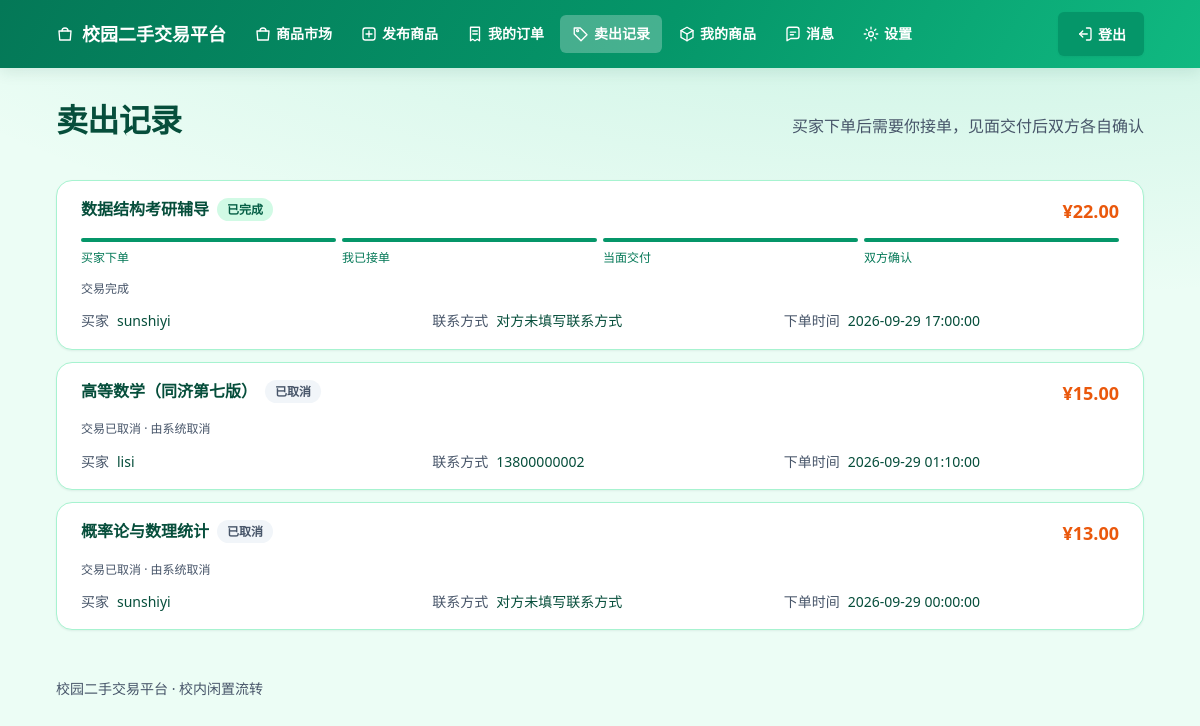
/sales (signed in), run on the app's committed database.
### tables this page shows
CREATE TABLE "orders" (
    id                INTEGER PRIMARY KEY,
    item_id           INTEGER NOT NULL REFERENCES items(id) ON DELETE RESTRICT,
    buyer_id          INTEGER NOT NULL REFERENCES users(id) ON DELETE RESTRICT,
    price             INTEGER NOT NULL CHECK (price > 0),
    status            TEXT NOT NULL DEFAULT '待接单'
                      CHECK (status IN ('待接单','待交付','已完成','已取消')),
    deal_code         TEXT NOT NULL
                      CHECK (deal_code GLOB '[0-9][0-9][0-9][0-9][0-9][0-9]'),
    accepted_at       TEXT,
    seller_confirm_at TEXT,
    buyer_confirm_at  TEXT,
    cancel_by         TEXT CHECK (cancel_by IN ('买家','卖家','系统')),
    created_at        TEXT NOT NULL DEFAULT (datetime('now')),
    CHECK ((status = '待接单' AND accepted_at IS NULL)
        OR (status IN ('待交付','已完成') AND accepted_at IS NOT NULL)
        OR status = '已取消'),
    CHECK (status <> '已完成'
        OR (seller_confirm_at IS NOT NULL AND buyer_confirm_at IS NOT NULL)),
    CHECK ((status = '已取消' AND cancel_by IS NOT NULL)
        OR (status <> '已取消' AND cancel_by IS NULL))
);

CREATE TABLE items (
    id          INTEGER PRIMARY KEY,
    title       TEXT NOT NULL,
    price       INTEGER NOT NULL CHECK (price > 0),
    condition   TEXT NOT NULL CHECK (condition IN ('全新','九成新','八成新','有使用痕迹')),
    description TEXT,
    status      TEXT NOT NULL DEFAULT '在售'
                CHECK (status IN ('在售','已预订','已售','下架')),
    category_id INTEGER NOT NULL REFERENCES categories(id) ON DELETE RESTRICT,
    seller_id   INTEGER NOT NULL REFERENCES users(id) ON DELETE RESTRICT,
    created_at  TEXT NOT NULL DEFAULT (datetime('now'))
);

CREATE TABLE users (
    id         INTEGER PRIMARY KEY,
    username   TEXT NOT NULL UNIQUE,
    password   TEXT NOT NULL,
    contact    TEXT,
    created_at TEXT NOT NULL DEFAULT (datetime('now'))
, openid TEXT);

### app.py (the view)
    @app.route("/sales")
    @login_required
    def sales():
        rows = get_db().execute(
            "SELECT o.*, i.title AS item_title, i.status AS item_status, "
            "i.seller_id AS seller_id, u.username AS buyer_name, "
            "u.contact AS buyer_contact "
            "FROM orders o JOIN items i ON o.item_id = i.id "
            "JOIN users u ON o.buyer_id = u.id "
            "WHERE i.seller_id = ? ORDER BY o.created_at DESC, o.id DESC",
            (g.user["id"],)).fetchall()
        return render_template("sales.html",
                               orders=[_order_view(r) for r in rows])

### chat.py (called while the page is built)
def unread_total(db, user_id):
    return db.execute(
        "SELECT COUNT(*) AS n FROM messages m JOIN items i ON m.item_id = i.id "
        "WHERE m.sender_id != ? AND m.read_at IS NULL "
        "AND (i.seller_id = ? OR m.buyer_id = ?)",
        (user_id, user_id, user_id)).fetchone()["n"]

### common.py (called while the page is built)
def format_price(cents):
    yuan, frac = divmod(cents, 100)
    return f"{yuan}.{frac:02d}"

def to_local_time(utc_str):
    dt = datetime.strptime(utc_str, "%Y-%m-%d %H:%M:%S") + timedelta(hours=8)
    return dt.strftime("%Y-%m-%d %H:%M:%S")

def with_display(row):
    d = dict(row)
    d["price_display"] = format_price(d["price"])
    d["created_at_local"] = to_local_time(d["created_at"])
    return d

### database.py (called while the page is built)
def connect(db_path):
    conn = sqlite3.connect(db_path, isolation_level=None)
    conn.row_factory = sqlite3.Row
    conn.execute("PRAGMA foreign_keys = ON;")
    return conn

### trading.py (called while the page is built)
def actions_for(order, user_id):
    is_buyer = order["buyer_id"] == user_id
    is_seller = order["seller_id"] == user_id
    status = order["status"]
    return {
        "is_buyer": is_buyer,
        "is_seller": is_seller,
        "can_accept": bool(is_seller and status == PENDING),
        "can_cancel": bool((is_buyer or is_seller) and status in ACTIVE_STATUSES),
        "can_deliver": bool(is_seller and status == DEALING
                            and order["seller_confirm_at"] is None),
        "can_receive": bool(is_buyer and status == DEALING
                            and order["buyer_confirm_at"] is None),
    }

### templates/sales.html (shortened to what this page needs)
{% extends "base.html" %}
{% block content %}
{% set status_class = {'待接单': 'st-pending', '待交付': 'st-dealing', '已完成': 'st-done', '已取消': 'st-cancelled'} %}
{% set done_map = {'待接单': 1, '待交付': 2, '已完成': 4, '已取消': 0} %}
{% set cur_map = {'待接单': 2, '待交付': 3, '已完成': 0, '已取消': 0} %}
{% set track_labels = ['买家下单', '我已接单', '当面交付', '双方确认'] %}
<div class="page-head">
  <h1>卖出记录</h1>
  <p class="lead">买家下单后需要你接单，见面交付后双方各自确认</p>
</div>
<ul class="order-list">
  {% for o in orders %}
  {% set done_n = done_map.get(o.status, 1) %}
  {% set cur_n = cur_map.get(o.status, 1) %}
  {% if o.status == '待交付' and o.seller_confirm_at %}
    {% set done_n = 3 %}{% set cur_n = 4 %}
  {% endif %}
  <li class="order-card">
    <div class="order-head">
      <div class="order-title">
        <a href="{{ url_for('item_detail', item_id=o.item_id) }}">{{ o.item_title }}</a>
        <span class="badge {{ status_class.get(o.status, '') }}">{{ o.status }}</span>
      </div>
      <span class="price">¥{{ o.price_display }}</span>
    </div>
    {% if o.status != '已取消' %}
    <div class="order-track" aria-hidden="true">
      {% for label in track_labels %}
      <div class="track-step {% if loop.index <= done_n %}done{% elif loop.index == cur_n %}current{% endif %}">
        <span class="track-bar"></span>
        <span class="track-label">{{ label }}</span>
      </div>
      {% endfor %}
    </div>
    {% endif %}
    <p class="order-hint">
      {{ o.status_hint }}
      {% if o.status == '已取消' and o.cancel_by %} · 由{{ o.cancel_by }}取消{% endif %}
    </p>
    <dl class="order-meta">
      <div><dt>买家</dt><dd>{{ o.buyer_name }}</dd></div>
      <div><dt>联系方式</dt><dd>{{ o.buyer_contact or '对方未填写联系方式' }}</dd></div>
      <div><dt>下单时间</dt><dd>{{ o.created_at_local }}</dd></div>
    </dl>
  </li>
  {% else %}
  <li class="empty">还没有卖出记录</li>
  {% endfor %}
</ul>
{% endblock %}

### static/style.css (style rules this page uses)
:root { --color-primary: #059669; --color-primary-strong: #047857; --color-on-primary: #ffffff; --color-secondary: #10b981; --color-accent: #ea580c; --color-accent-strong: #c2410c; --color-on-accent: #ffffff; --color-background: #ecfdf5; --color-foreground: #064e3b; --color-card: #ffffff; --color-muted: #e8f1f3; --color-muted-foreground: #475569; --color-border: #a7f3d0; --color-destructive: #dc2626; --color-ring: #059669; --font-display: system-ui, -apple-system, "Segoe UI", "PingFang SC", "Microsoft YaHei", sans-serif; --font-body: system-ui, -apple-system, "Segoe UI", "PingFang SC", "Microsoft YaHei", sans-serif; --text-xs: 0.75rem; --text-sm: 0.875rem; --text-base: 1rem; --text-lg: 1.125rem; --text-xl: 1.5rem; --text-2xl: 2rem; --space-1: 4px; --space-2: 8px; --space-3: 12px; --space-4: 16px; --space-6: 24px; --space-8: 32px; --space-12: 48px; --radius-sm: 6px; --radius-md: 10px; --radius-lg: 16px; --shadow-sm: 0 1px 2px rgba(6, 78, 59, 0.08); --shadow-md: 0 4px 14px rgba(6, 78, 59, 0.1); --shadow-lg: 0 12px 28px rgba(6, 78, 59, 0.14); --transition: 200ms ease; }
* { box-sizing: border-box; }
body { margin: 0; font-family: var(--font-body); font-size: var(--text-base); line-height: 1.6; color: var(--color-foreground); background: radial-gradient(1200px 400px at 80% -100px, rgba(16, 185, 129, 0.18), transparent), var(--color-background); min-height: 100dvh; }
a { color: var(--color-primary-strong); text-decoration: none; }
h1, h2, h3 { font-family: var(--font-display); line-height: 1.25; margin: 0 0 var(--space-4); }
h1 { font-size: var(--text-2xl); letter-spacing: -0.02em; }
.page-head { display: flex; align-items: baseline; justify-content: space-between; gap: var(--space-4); margin-bottom: var(--space-6); flex-wrap: wrap; }
.lead { color: var(--color-muted-foreground); margin: 0; }
.price { font-family: var(--font-display); font-size: var(--text-xl); font-weight: 700; color: var(--color-accent); font-variant-numeric: tabular-nums; }
.order-list { list-style: none; margin: 0; padding: 0; display: flex; flex-direction: column; gap: var(--space-3); }
.order-card { background: var(--color-card); border: 1px solid var(--color-border); border-radius: var(--radius-lg); box-shadow: var(--shadow-sm); padding: var(--space-4) var(--space-6); display: flex; flex-direction: column; gap: var(--space-3); }
.order-head { display: flex; align-items: flex-start; justify-content: space-between; gap: var(--space-3); }
.order-title { display: flex; flex-wrap: wrap; align-items: center; gap: var(--space-2); min-width: 0; font-weight: 700; }
.order-title a { color: var(--color-foreground); overflow-wrap: anywhere; }
.order-head .price { flex: 0 0 auto; font-size: var(--text-lg); }
.order-track { display: flex; gap: 6px; }
.track-step { flex: 1; min-width: 0; }
.track-bar { display: block; height: 4px; border-radius: 2px; background: var(--color-muted); }
.track-step.done .track-bar { background: var(--color-primary); }
.track-label { display: block; margin-top: 6px; font-size: var(--text-xs); color: var(--color-muted-foreground); }
.track-step.done .track-label { color: var(--color-primary-strong); }
.order-meta { display: grid; grid-template-columns: repeat(auto-fit, minmax(170px, 1fr)); gap: var(--space-1) var(--space-4); margin: 0; }
.order-meta div { display: flex; gap: var(--space-2); font-size: var(--text-sm); min-width: 0; }
.order-meta dt { color: var(--color-muted-foreground); flex: 0 0 auto; }
.order-meta dd { margin: 0; overflow-wrap: anywhere; }
.badge { display: inline-block; padding: 2px 10px; border-radius: 999px; font-size: var(--text-xs); font-weight: 700; background: var(--color-muted); color: var(--color-foreground); white-space: nowrap; }
.badge.st-done { background: #d1fae5; color: #065f46; }
.badge.st-cancelled { background: #f1f5f9; color: #475569; }
.order-hint { display: block; margin: 0; font-size: var(--text-xs); color: var(--color-muted-foreground); }

### data on the page
orders: item_title "数据结构考研辅导", status "已完成", price_display "22.00", track_labels "买家下单" "我已接单" "当面交付" "双方确认", status_hint "交易完成", buyer_name "sunshiyi", buyer_contact "对方未填写联系方式", created_at_local "2026-09-29 17:00:00"
orders: item_title "高等数学（同济第七版）", status "已取消", price_display "15.00", status_hint "交易已取消", cancel_by "系统", buyer_name "lisi", contact "13800000002", created_at_local "2026-09-29 01:10:00"
orders: item_title "概率论与数理统计", status "已取消", price_display "13.00", status_hint "交易已取消", cancel_by "系统", buyer_name "sunshiyi", buyer_contact "对方未填写联系方式", created_at_local "2026-09-29 00:00:00"
